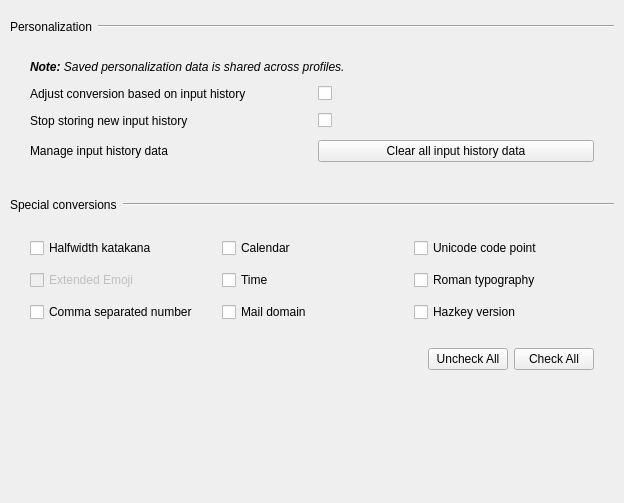
         <widget class="QWidget" name="convertionTabScrollContents">
          <property name="geometry">
           <rect>
            <x>0</x>
            <y>0</y>
            <width>624</width>
            <height>503</height>
           </rect>
          </property>
          <layout class="QVBoxLayout" name="conversionTabScrollContentsLayout">
           <property name="leftMargin">
            <number>10</number>
           </property>
           <property name="topMargin">
            <number>10</number>
           </property>
           <property name="rightMargin">
            <number>10</number>
           </property>
           <property name="bottomMargin">
            <number>10</number>
           </property>
           <item>
            <layout class="QHBoxLayout" name="personalizationHeader">
             <property name="topMargin">
              <number>10</number>
             </property>
             <property name="bottomMargin">
              <number>10</number>
             </property>
             <item>
              <widget class="QLabel" name="personalizationHeaderLabel">
               <property name="text">
                <string>Personalization</string>
               </property>
              </widget>
             </item>
             <item>
              <widget class="Line" name="personalizationHeaderLine">
               <property name="sizePolicy">
                <sizepolicy hsizetype="Expanding" vsizetype="Fixed">
                 <horstretch>0</horstretch>
                 <verstretch>0</verstretch>
                </sizepolicy>
               </property>
               <property name="orientation">
                <enum>Qt::Orientation::Horizontal</enum>
               </property>
              </widget>
             </item>
            </layout>
           </item>
           <item>
            <layout class="QGridLayout" name="personalizationGrid">
             <property name="leftMargin">
              <number>20</number>
             </property>
             <property name="topMargin">
              <number>10</number>
             </property>
             <property name="rightMargin">
              <number>20</number>
             </property>
             <property name="bottomMargin">
              <number>20</number>
             </property>
             <property name="spacing">
              <number>12</number>
             </property>
             <item row="3" column="0">
              <widget class="QLabel" name="manageLearningLabel">
               <property name="text">
                <string>Manage input history data</string>
               </property>
              </widget>
             </item>
             <item row="3" column="1">
              <widget class="QPushButton" name="clearLearningData">
               <property name="text">
                <string>Clear all input history data</string>
               </property>
              </widget>
             </item>
             <item row="0" column="0" colspan="2">
              <widget class="QLabel" name="personalizationNote">
               <property name="font">
                <font>
                 <italic>true</italic>
                </font>
               </property>
               <property name="text">
                <string>&lt;html&gt;&lt;head/&gt;&lt;body&gt;&lt;p&gt;&lt;span style=&quot; font-weight:700;&quot;&gt;Note:&lt;/span&gt; Saved personalization data is shared across profiles.&lt;/p&gt;&lt;/body&gt;&lt;/html&gt;</string>
               </property>
              </widget>
             </item>
             <item row="1" column="0">
              <widget class="QLabel" name="useHistoryLabel">
               <property name="text">
                <string>Adjust conversion based on input history</string>
               </property>
              </widget>
             </item>
             <item row="2" column="0">
              <widget class="QLabel" name="stopStoreNewHistoryLabel">
               <property name="text">
                <string>Stop storing new input history</string>
               </property>
              </widget>
             </item>
             <item row="1" column="1">
              <widget class="QCheckBox" name="useHistory"/>
             </item>
             <item row="2" column="1">
              <widget class="QCheckBox" name="stopStoreNewHistory"/>
             </item>
            </layout>
           </item>
           <item>
            <layout class="QHBoxLayout" name="specialConversionHeader">
             <property name="topMargin">
              <number>10</number>
             </property>
             <property name="bottomMargin">
              <number>10</number>
             </property>
             <item>
              <widget class="QLabel" name="specialConvertionHeaderLabel">
               <property name="text">
                <string>Special conversions</string>
               </property>
              </widget>
             </item>
             <item>
              <widget class="Line" name="specialConvertHeaderLine">
               <property name="sizePolicy">
                <sizepolicy hsizetype="Expanding" vsizetype="Fixed">
                 <horstretch>0</horstretch>
                 <verstretch>0</verstretch>
                </sizepolicy>
               </property>
               <property name="orientation">
                <enum>Qt::Orientation::Horizontal</enum>
               </property>
              </widget>
             </item>
            </layout>
           </item>
           <item>
            <layout class="QGridLayout" name="specialConversionsGrid">
             <property name="leftMargin">
              <number>20</number>
             </property>
             <property name="topMargin">
              <number>10</number>
             </property>
             <property name="rightMargin">
              <number>20</number>
             </property>
             <property name="bottomMargin">
              <number>10</number>
             </property>
             <property name="spacing">
              <number>12</number>
             </property>
             <item row="1" column="2">
              <widget class="QCheckBox" name="romanTypographyConversion">
               <property name="text">
                <string>Roman typography</string>
               </property>
              </widget>
             </item>
             <item row="2" column="1">
              <widget class="QCheckBox" name="mailDomainConversion">
               <property name="text">
                <string>Mail domain</string>
               </property>
              </widget>
             </item>
             <item row="0" column="2">
              <widget class="QCheckBox" name="unicodeCodePointConversion">
               <property name="text">
                <string>Unicode code point</string>
               </property>
              </widget>
             </item>
             <item row="1" column="1">
              <widget class="QCheckBox" name="timeConversion">
               <property name="text">
                <string>Time</string>
               </property>
              </widget>
             </item>
             <item row="2" column="2">
              <widget class="QCheckBox" name="hazkeyVersionConversion">
               <property name="text">
                <string>Hazkey version</string>
               </property>
              </widget>
             </item>
             <item row="2" column="0">
              <widget class="QCheckBox" name="commaSeparatedNumCoversion">
               <property name="text">
                <string>Comma separated number</string>
               </property>
              </widget>
             </item>
             <item row="0" column="1">
              <widget class="QCheckBox" name="calendarConversion">
               <property name="text">
                <string>Calendar</string>
               </property>
              </widget>
             </item>
             <item row="0" column="0">
              <widget class="QCheckBox" name="halfwidthKatakanaConversion">
               <property name="text">
                <string>Halfwidth katakana</string>
               </property>
              </widget>
             </item>
             <item row="1" column="0">
              <widget class="QCheckBox" name="extendedEmojiConversion">
               <property name="enabled">
                <bool>false</bool>
               </property>
               <property name="text">
                <string>Extended Emoji</string>
               </property>
              </widget>
             </item>
            </layout>
           </item>
           <item>
            <layout class="QHBoxLayout" name="specialConversionsActions">
             <property name="leftMargin">
              <number>20</number>
             </property>
             <property name="topMargin">
              <number>10</number>
             </property>
             <property name="rightMargin">
              <number>20</number>
             </property>
             <property name="bottomMargin">
              <number>20</number>
             </property>
             <item>
              <spacer name="horizontalSpacer">
               <property name="orientation">
                <enum>Qt::Orientation::Horizontal</enum>
               </property>
               <property name="sizeHint" stdset="0">
                <size>
                 <width>40</width>
                 <height>20</height>
                </size>
               </property>
              </spacer>
             </item>
             <item>
              <widget class="QPushButton" name="uncheckAllConversion">
               <property name="text">
                <string>Uncheck All</string>
               </property>
              </widget>
             </item>
             <item>
              <widget class="QPushButton" name="checkAllConversion">
               <property name="text">
                <string>Check All</string>
               </property>
              </widget>
             </item>
            </layout>
           </item>
           <item>
            <spacer name="conversionTabBottomSpacer">
             <property name="orientation">
              <enum>Qt::Orientation::Vertical</enum>
             </property>
             <property name="sizeHint" stdset="0">
              <size>
               <width>20</width>
               <height>26</height>
              </size>
             </property>
            </spacer>
           </item>
          </layout>
         </widget>
